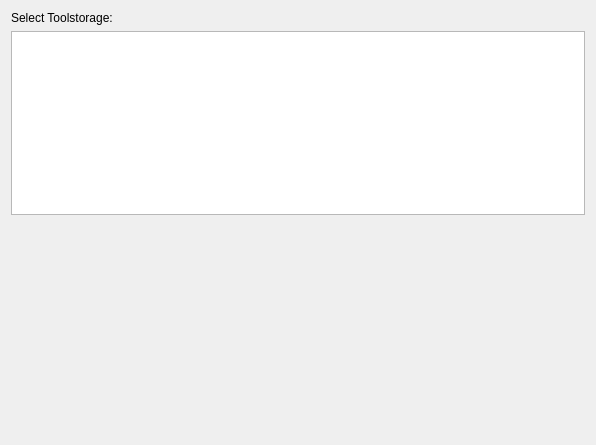
<?xml version="1.0" encoding="UTF-8"?>
<ui version="4.0">
 <class>QmitkMITKIGTNavigationToolManagerViewControls</class>
 <widget class="QWidget" name="QmitkMITKIGTNavigationToolManagerViewControls">
  <property name="geometry">
   <rect>
    <x>0</x>
    <y>0</y>
    <width>596</width>
    <height>445</height>
   </rect>
  </property>
  <property name="minimumSize">
   <size>
    <width>0</width>
    <height>0</height>
   </size>
  </property>
  <property name="windowTitle">
   <string>QmitkTemplate</string>
  </property>
  <layout class="QVBoxLayout" name="verticalLayout">
   <item>
    <widget class="QLabel" name="label">
     <property name="text">
      <string>Select Toolstorage:</string>
     </property>
    </widget>
   </item>
   <item>
    <widget class="QmitkNavigationToolStorageSelectionWidget" name="m_ToolStorageListWidget"/>
   </item>
   <item>
    <widget class="QmitkNavigationToolManagementWidget" name="m_toolManagerWidget" native="true"/>
   </item>
   <item>
    <spacer name="spacer1">
     <property name="orientation">
      <enum>Qt::Vertical</enum>
     </property>
     <property name="sizeType">
      <enum>QSizePolicy::Expanding</enum>
     </property>
     <property name="sizeHint" stdset="0">
      <size>
       <width>20</width>
       <height>220</height>
      </size>
     </property>
    </spacer>
   </item>
  </layout>
 </widget>
 <layoutdefault spacing="6" margin="11"/>
 <customwidgets>
  <customwidget>
   <class>QmitkNavigationToolManagementWidget</class>
   <extends>QWidget</extends>
   <header>QmitkNavigationToolManagementWidget.h</header>
   <container>1</container>
  </customwidget>
  <customwidget>
   <class>QmitkNavigationToolStorageSelectionWidget</class>
   <extends>QTextEdit</extends>
   <header>QmitkNavigationToolStorageSelectionWidget.h</header>
  </customwidget>
 </customwidgets>
 <resources/>
 <connections/>
</ui>
